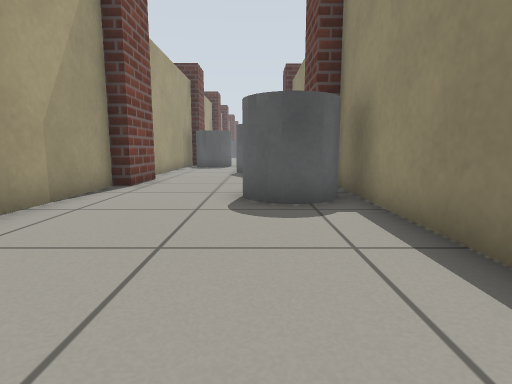
View 1 (above)

17 first-person views from a walk through a world built for the Gazebo simulator. The camera is 0.5 m above the floor, tilts 8° down and sees 80° across. The floor is counted in squares, 0.5 m on a side. Each view is taken from the middle of a square. On the plan, view 1 faces up. The plan holds only what a view shows up to about 12 squares ahead; the rest is blank. The place goes on beyond the plan. Some stock models are drawn as simple stand-ins. Surface patterns are stand-ins for the level's own textures.

View 2
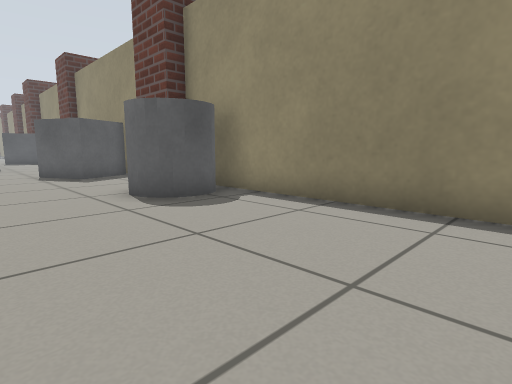

View 3
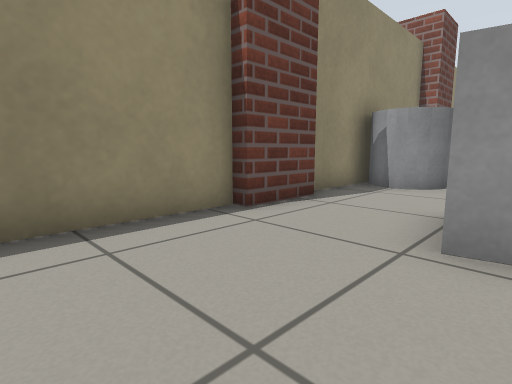

View 4
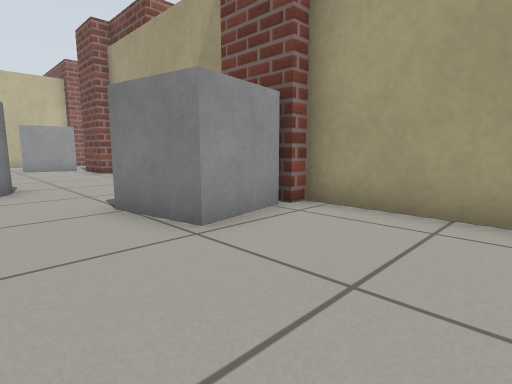

View 5
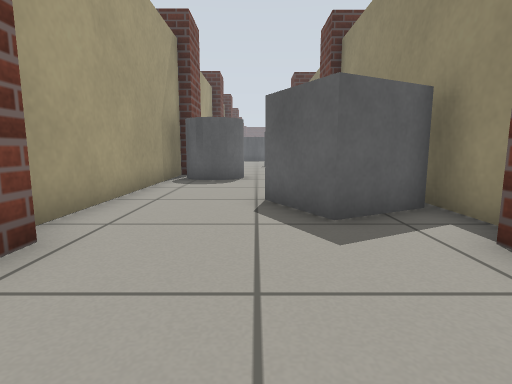

View 6
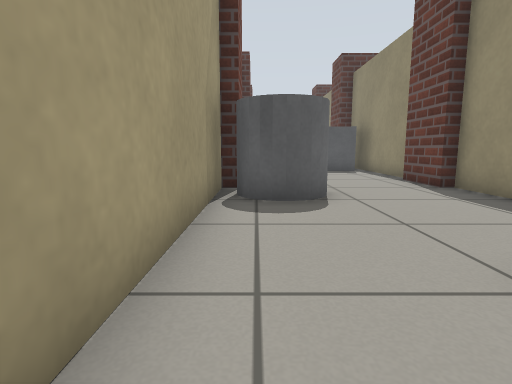

View 7
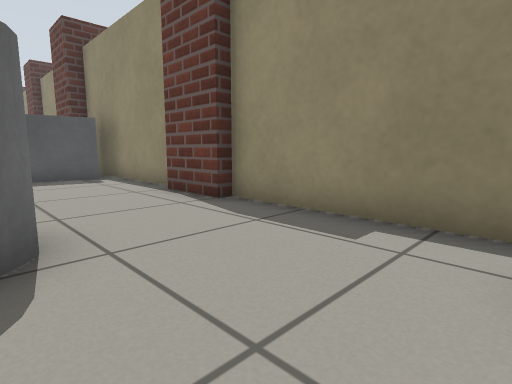

View 8
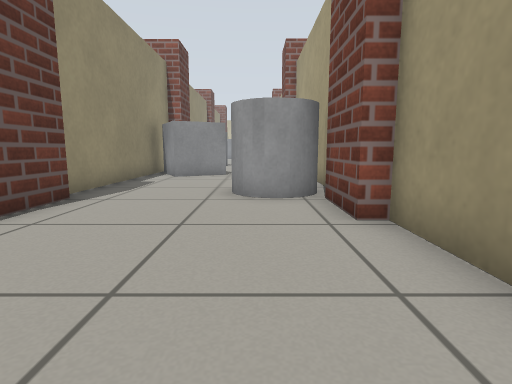

View 9
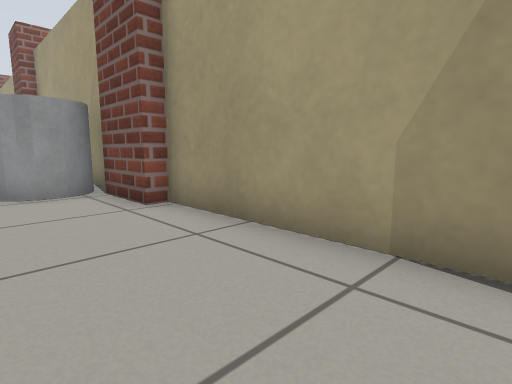

View 10
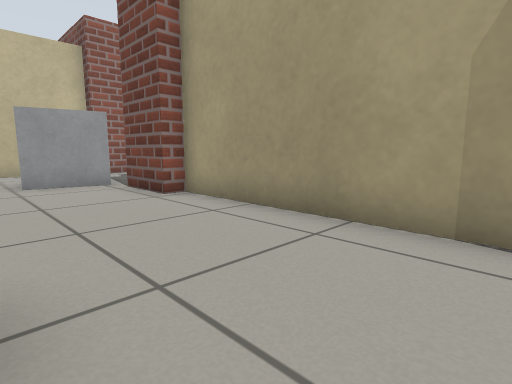

View 11
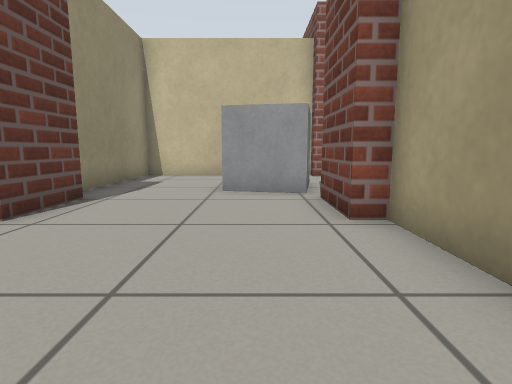

View 12
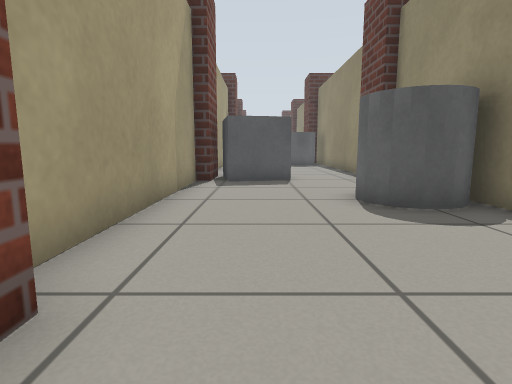

View 13
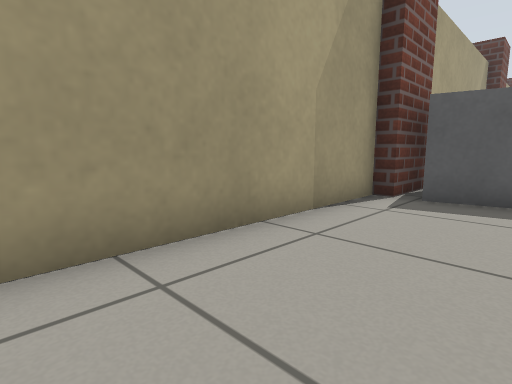

View 14
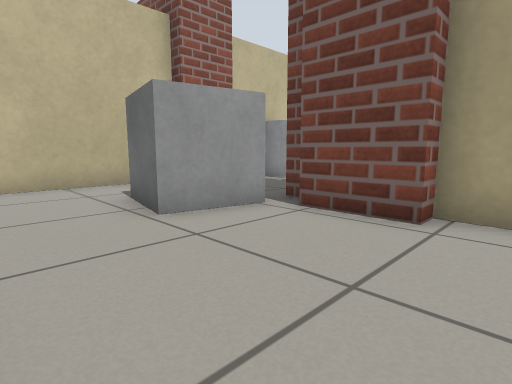

View 15
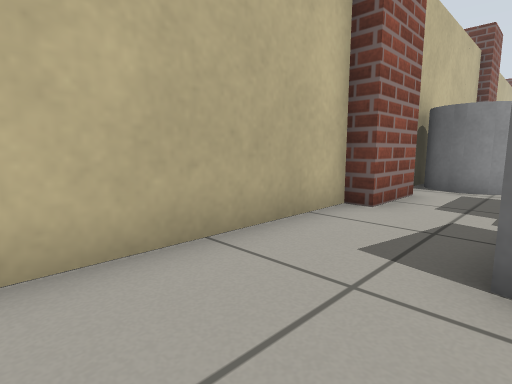

View 16
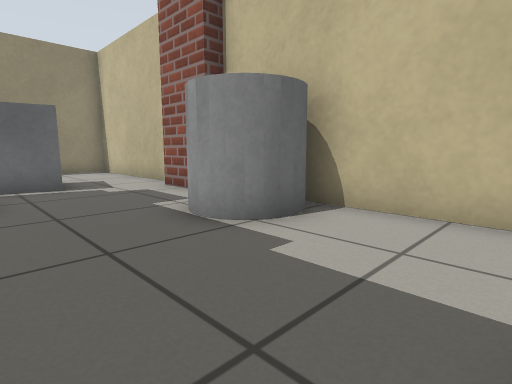

View 17
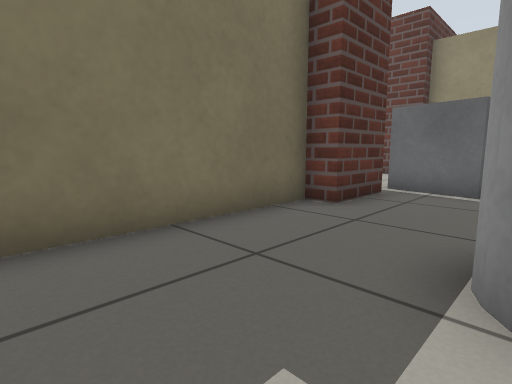

### Floor plan
Key: @ floor where view 1 was taken; # wall or solid block; . floor; B brick block; C grey cylinder; G grey box.
Columns run from 14 left of view 1 to 3 right of it. Each row starts with its distance up from view 1.
 26           #...GG#
 25           #...GG#
 24           #.....#
 23           #.....#
 22           #.....#
 21           #.....#
 20            B....#
 19           #CC...#B
 18           #CCC..#
 17           #CC...#
 16           #.....#
 15           #.....#
 14           #....G#
 13           #..GGG#
 12           #...GG#
 11           #...G.#
 10            B....#
  9            B....B
  8           #.....#
  7           #...CC#
  6           #...CC#
  5           #.....#
  4           #.....#
  3           #.....#
  2           #.....#
  1           #.....#
  0           #...@.#
 -1           #.G...#
 -2           BG G..#
 -3           BGGG..#
 -4           #G....#
 -5           #.....#
 -6           #...CC#
 -7           #...C C
 -8          B#...CC#
 -9           #.....#
-10           #.....#
-11           #.....#B
-12            B....B
-13    ##BBB#  B....#B
-14   ......BBBGG...#
-15    ........G G..#
-16    ........GG...#
-17   ...CCC........#
-18   ...CCCBBB.....#
-19 ######### #######
-20           B

Positions as (right, up) in squares from view 1, and headings:
1: (0, 0), facing up
2: (-3, 0), facing up-right
3: (-2, 2), facing down-right
4: (1, 2), facing down-left
5: (-1, 7), facing up
6: (-3, 11), facing up
7: (-2, 14), facing up-right
8: (-2, 25), facing down
9: (-1, 26), facing down-left
10: (0, -5), facing down-left
11: (-2, -7), facing down
12: (-2, -13), facing up
13: (-1, -10), facing up-left
14: (1, -10), facing down-left
15: (1, -16), facing down-left
16: (-12, -14), facing down-right
17: (-11, -17), facing up-right
